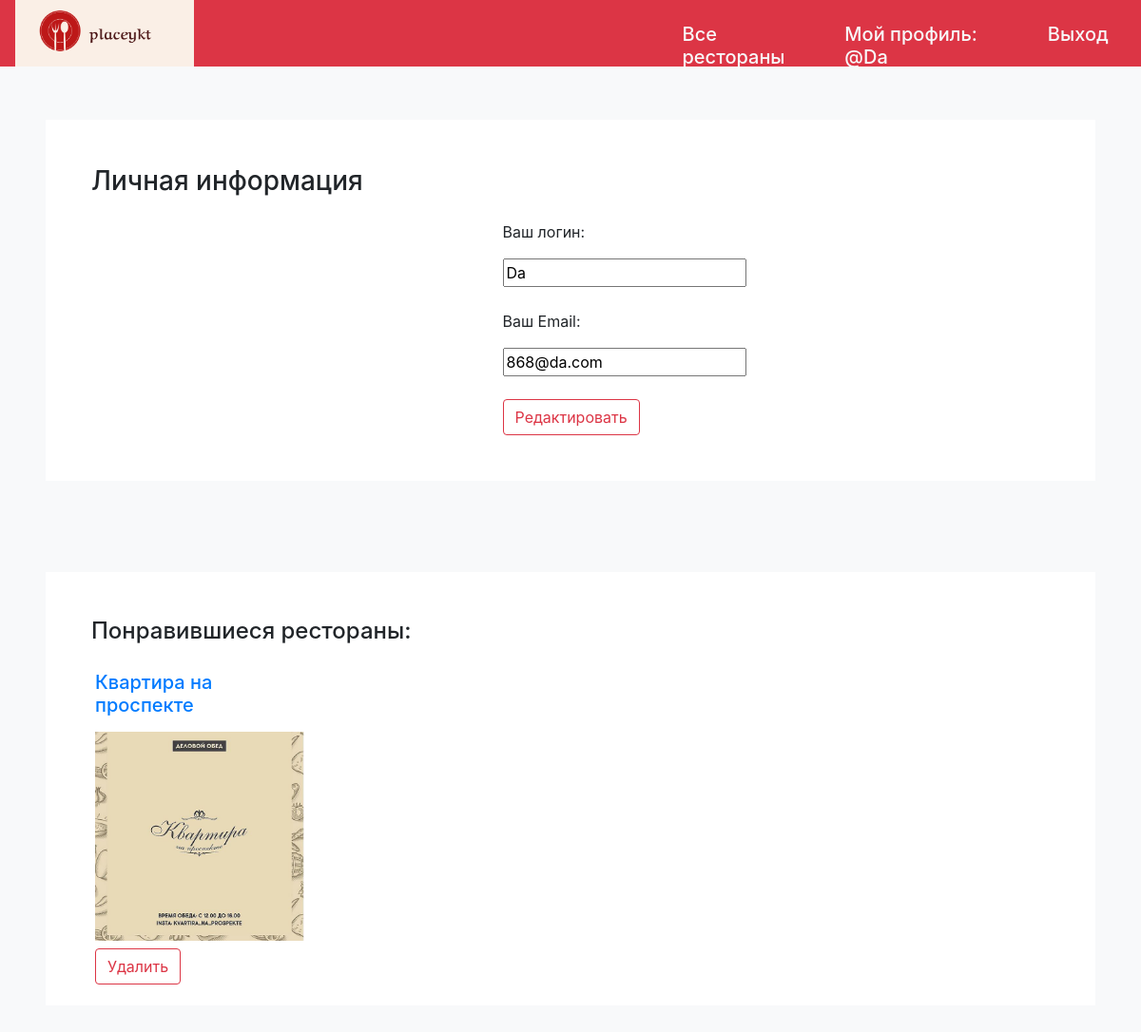
Screenshot of /prof.php?id=9 with the database file from the repository.
### tables this page shows
CREATE TABLE `users` (
  `id` int(10) NOT NULL,
  `login` varchar(355) NOT NULL,
  `pass` varchar(355) NOT NULL,
  `email` varchar(355) NOT NULL,
  `avatar` varchar(355) NOT NULL
);

CREATE TABLE `restorans` (
  `idre` int(10) NOT NULL,
  `text` varchar(355) NOT NULL,
  `headline` varchar(355) NOT NULL,
  `logores` varchar(355) NOT NULL,
  `adress` varchar(355) NOT NULL,
  `tel` varchar(355) NOT NULL,
  `site` varchar(355) NOT NULL
);

### prof.php (the view, shortened to what this page needs)
<!DOCTYPE html>
<html>
<head>
	<link rel="stylesheet" href="https://stackpath.bootstrapcdn.com/bootstrap/4.2.1/css/bootstrap.min.css">
</head>
<body class="bg-light">
		<?php
		$connect = mysqli_connect('127.0.0.1','root','','nanastv');
		$query = mysqli_query($connect,"SELECT * FROM users WHERE id='". $_GET['id']. "' ");
		$us = $query->fetch_assoc();
		 ?>
	    <div class="row bg-danger mb-2" style="height:70px" >
	  	<div class="col-3">
	  		<img src="images/logo2.png" class="ml-3" style="height:70px" >
	  	</div>
	  	<div class="col-4"></div>
	  	<div class="col-5">
	  			<div class="row p-0">
		  			<div class="col-4 mt-4">
		  				<a href=<?php echo 'main.php?id='.$us['id'] ?> class="text-light">
		  					<h5>Все рестораны</h5>
		  				</a>
		  			</div>
		  			<div class="col-5 mt-4">
		  				<a href=<?php echo 'prof.php?id='.$us['id'] ?> class="text-light">
		  					<h5>Мой профиль: @<?php echo $us['login'] ?></h5>
		  				</a>
		  			</div>
		  			<div class="col-2 mt-4">
		  				<a href="index.php" class="text-light">
		  					<h5>Выход</h5>
		  				</a>
		  			</div>
		  		</div>
		  	</div>
	  </div>
	  <div class="p-5">
		  <div class="bg-white p-5">
		  	<form method="POST" action=<?php echo '"up.php?id='.$us['id'].'"' ?> enctype="multipart/form-data">
		  	<div class="mb-4">
		  		<h3>Личная информация</h3>
		  	</div>
		  	<div class="row">
		  	      <div class="col-5">
		  	        <div>
    		    	</div>
		  	    </div>
		  	    <div class="col-4">
		  	        <div class="mb-4">
    		  	    	<p>Ваш логин:</p> <input name="login" type="text" value=<?php echo '"'. $us['login'].'"'?>>
    		  	    </div>
    		  	    <div class="mb-4">
    		  	    	<p>Ваш Email:</p><input name="email" value=<?php echo '"'. $us['email'].'"'?>>
    		    	</div>
    		    	<button class="btn btn-outline-danger">Редактировать</button>
		  	    </div>
    		 </div>
		  	</form>
		  </div>
	  </div>
	  <div class="p-5">
		  <div class="p-5 bg-white">
		  	<h4 class="mb-4">Понравившиеся рестораны:</h4>
		  	<div class="row">
			      	<?php
					$connect = mysqli_connect('127.0.0.1','root','','nanastv');
					$que = mysqli_query($connect,"SELECT * FROM restorans INNER JOIN likes ON restorans.idre = likes.restorans_idre WHERE users_id ='". $_GET['id']. "' ");
					for ($i=0; $i < $que->num_rows; $i++) {
					$res = $que->fetch_assoc();
					 ?>
					 <div class="col-2 m-1 " style="height:300px">
				  			<a href=<?php echo 'post.php?id='.$_GET['id'].'&idre='.$res['idre'] ?> >
					  			<h5 ><?php echo $res['headline']; ?></h5>
					  			<img class="mx-auto mt-2 mb-2" style="height:220px" src=<?php echo '"'. $res['logores'].'"'?>>
					  		</a>
					  		<form action=<?php echo '"del.php?id='.$_GET['id'].'"' ?> method="POST">
					  			<button  class="btn btn-outline-danger"> Удалить</button>
					  		</form>
				  	</div>
				  	<?php }; ?>
			 </div>
		  </div>
	  </div>
</body>
</html>

### rows the page displays
users: login "Da", email "868@da.com"
restorans: headline "Квартира на проспекте", logores (picture)
